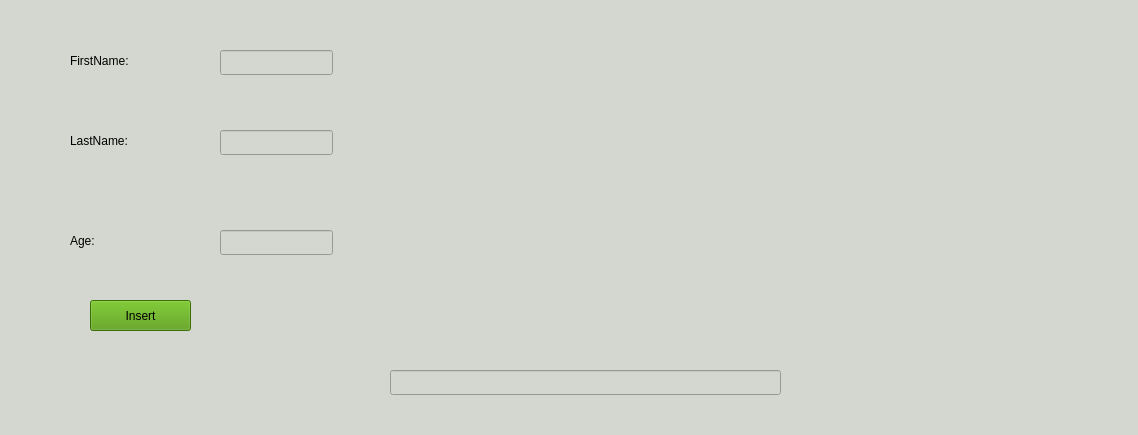
<?xml version="1.0" encoding="UTF-8"?>
<ui version="4.0">
 <class>Widget</class>
 <widget class="QWidget" name="Widget">
  <property name="geometry">
   <rect>
    <x>0</x>
    <y>0</y>
    <width>1138</width>
    <height>435</height>
   </rect>
  </property>
  <property name="windowTitle">
   <string>Widget</string>
  </property>
  <property name="styleSheet">
   <string notr="true">background-color: rgb(211, 215, 207);</string>
  </property>
  <widget class="QPushButton" name="pushButton">
   <property name="geometry">
    <rect>
     <x>90</x>
     <y>300</y>
     <width>101</width>
     <height>31</height>
    </rect>
   </property>
   <property name="styleSheet">
    <string notr="true">background-color: rgb(78, 154, 6);</string>
   </property>
   <property name="text">
    <string>Insert</string>
   </property>
  </widget>
  <widget class="QLabel" name="label">
   <property name="geometry">
    <rect>
     <x>70</x>
     <y>50</y>
     <width>101</width>
     <height>21</height>
    </rect>
   </property>
   <property name="text">
    <string>FirstName:</string>
   </property>
  </widget>
  <widget class="QLabel" name="label_2">
   <property name="geometry">
    <rect>
     <x>70</x>
     <y>130</y>
     <width>91</width>
     <height>21</height>
    </rect>
   </property>
   <property name="text">
    <string>LastName:</string>
   </property>
  </widget>
  <widget class="QLineEdit" name="lineEdit">
   <property name="geometry">
    <rect>
     <x>220</x>
     <y>50</y>
     <width>113</width>
     <height>25</height>
    </rect>
   </property>
  </widget>
  <widget class="QLineEdit" name="lineEdit_2">
   <property name="geometry">
    <rect>
     <x>220</x>
     <y>130</y>
     <width>113</width>
     <height>25</height>
    </rect>
   </property>
  </widget>
  <widget class="QLineEdit" name="lineEdit_3">
   <property name="geometry">
    <rect>
     <x>390</x>
     <y>370</y>
     <width>391</width>
     <height>25</height>
    </rect>
   </property>
   <property name="styleSheet">
    <string notr="true">border-color: rgb(204, 0, 0);</string>
   </property>
  </widget>
  <widget class="QLineEdit" name="lineEdit_4">
   <property name="geometry">
    <rect>
     <x>220</x>
     <y>230</y>
     <width>113</width>
     <height>25</height>
    </rect>
   </property>
  </widget>
  <widget class="QLabel" name="label_3">
   <property name="geometry">
    <rect>
     <x>70</x>
     <y>230</y>
     <width>91</width>
     <height>21</height>
    </rect>
   </property>
   <property name="text">
    <string>Age:</string>
   </property>
  </widget>
 </widget>
 <resources/>
 <connections/>
</ui>
